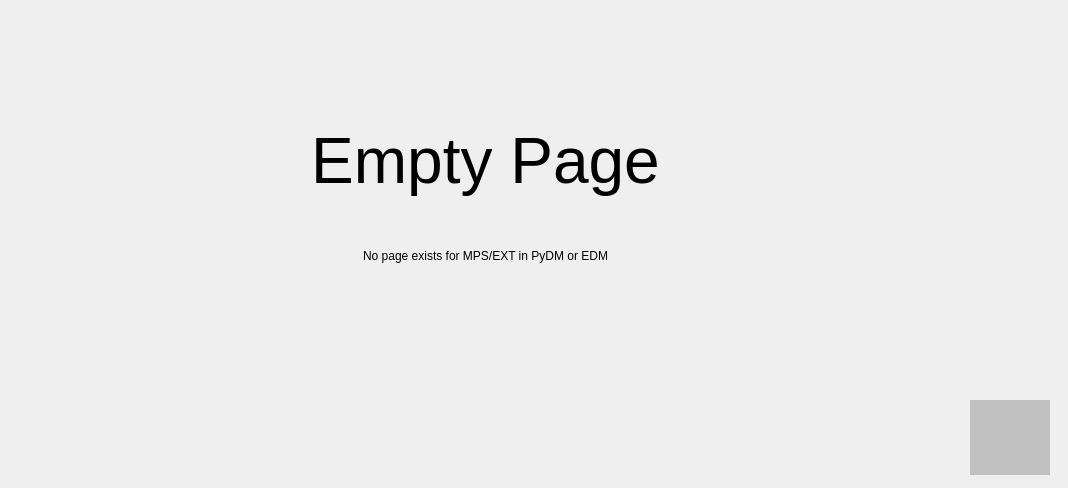
<?xml version="1.0" encoding="UTF-8"?>
<ui version="4.0">
 <class>Form</class>
 <widget class="QWidget" name="Form">
  <property name="geometry">
   <rect>
    <x>0</x>
    <y>0</y>
    <width>1068</width>
    <height>488</height>
   </rect>
  </property>
  <property name="windowTitle">
   <string>Form</string>
  </property>
  <widget class="PyDMDrawingRectangle" name="PyDMDrawingRectangle_8">
   <property name="geometry">
    <rect>
     <x>0</x>
     <y>0</y>
     <width>1050</width>
     <height>478</height>
    </rect>
   </property>
   <property name="toolTip">
    <string/>
   </property>
   <property name="styleSheet">
    <string notr="true"/>
   </property>
   <property name="brush" stdset="0">
    <brush brushstyle="SolidPattern">
     <color alpha="255">
      <red>193</red>
      <green>193</green>
      <blue>193</blue>
     </color>
    </brush>
   </property>
  </widget>
  <widget class="QLabel" name="label">
   <property name="geometry">
    <rect>
     <x>260</x>
     <y>100</y>
     <width>451</width>
     <height>121</height>
    </rect>
   </property>
   <property name="font">
    <font>
     <pointsize>48</pointsize>
    </font>
   </property>
   <property name="text">
    <string>Empty Page</string>
   </property>
   <property name="alignment">
    <set>Qt::AlignCenter</set>
   </property>
  </widget>
  <widget class="QLabel" name="label_2">
   <property name="geometry">
    <rect>
     <x>260</x>
     <y>240</y>
     <width>451</width>
     <height>31</height>
    </rect>
   </property>
   <property name="text">
    <string>No page exists for MPS/EXT in PyDM or EDM</string>
   </property>
   <property name="alignment">
    <set>Qt::AlignCenter</set>
   </property>
  </widget>
  <widget class="PyDMDrawingImage" name="PyDMDrawingImage">
   <property name="geometry">
    <rect>
     <x>970</x>
     <y>400</y>
     <width>80</width>
     <height>75</height>
    </rect>
   </property>
   <property name="toolTip">
    <string/>
   </property>
   <property name="styleSheet">
    <string notr="true">background-color: rgb(193, 193, 193);</string>
   </property>
   <property name="brush" stdset="0">
    <brush brushstyle="SolidPattern">
     <color alpha="255">
      <red>193</red>
      <green>193</green>
      <blue>195</blue>
     </color>
    </brush>
   </property>
   <property name="filename" stdset="0">
    <string>lcls_mps_lockup_stacked_digital.png</string>
   </property>
  </widget>
 </widget>
 <customwidgets>
  <customwidget>
   <class>PyDMDrawingRectangle</class>
   <extends>QWidget</extends>
   <header>pydm.widgets.drawing</header>
  </customwidget>
  <customwidget>
   <class>PyDMDrawingImage</class>
   <extends>QWidget</extends>
   <header>pydm.widgets.drawing</header>
  </customwidget>
 </customwidgets>
 <resources/>
 <connections/>
</ui>
